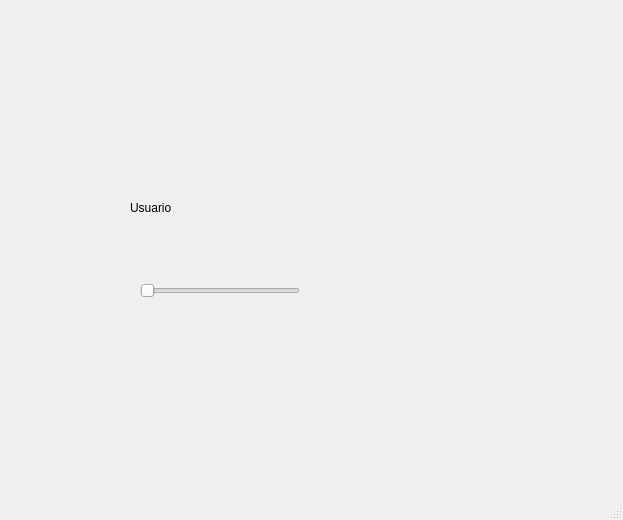
<?xml version="1.0" encoding="UTF-8"?>
<ui version="4.0">
 <class>MainWindow</class>
 <widget class="QMainWindow" name="MainWindow">
  <property name="geometry">
   <rect>
    <x>0</x>
    <y>0</y>
    <width>623</width>
    <height>520</height>
   </rect>
  </property>
  <property name="windowTitle">
   <string>MainWindow</string>
  </property>
  <widget class="QWidget" name="centralwidget">
   <widget class="QLabel" name="label">
    <property name="geometry">
     <rect>
      <x>10</x>
      <y>20</y>
      <width>241</width>
      <height>101</height>
     </rect>
    </property>
    <property name="text">
     <string/>
    </property>
    <property name="pixmap">
     <pixmap resource="../recursos.qrc">:/logo/Imagenes/logo uat.png</pixmap>
    </property>
    <property name="scaledContents">
     <bool>true</bool>
    </property>
   </widget>
   <widget class="QLabel" name="label_2">
    <property name="geometry">
     <rect>
      <x>370</x>
      <y>20</y>
      <width>231</width>
      <height>111</height>
     </rect>
    </property>
    <property name="text">
     <string/>
    </property>
    <property name="pixmap">
     <pixmap resource="../recursos.qrc">:/logo/Imagenes/logo fit.png</pixmap>
    </property>
    <property name="scaledContents">
     <bool>true</bool>
    </property>
   </widget>
   <widget class="QLabel" name="label_4">
    <property name="geometry">
     <rect>
      <x>530</x>
      <y>400</y>
      <width>81</width>
      <height>61</height>
     </rect>
    </property>
    <property name="text">
     <string/>
    </property>
    <property name="pixmap">
     <pixmap resource="../recursos.qrc">:/logo/Imagenes/logoCT.png</pixmap>
    </property>
    <property name="scaledContents">
     <bool>true</bool>
    </property>
   </widget>
   <widget class="QLabel" name="img_persona">
    <property name="geometry">
     <rect>
      <x>380</x>
      <y>190</y>
      <width>171</width>
      <height>141</height>
     </rect>
    </property>
    <property name="text">
     <string/>
    </property>
    <property name="pixmap">
     <pixmap resource="../recursos.qrc">:/logo/Imagenes/poncho.jpg</pixmap>
    </property>
    <property name="scaledContents">
     <bool>true</bool>
    </property>
   </widget>
   <widget class="QLabel" name="label_3">
    <property name="geometry">
     <rect>
      <x>130</x>
      <y>200</y>
      <width>55</width>
      <height>16</height>
     </rect>
    </property>
    <property name="text">
     <string>Usuario</string>
    </property>
   </widget>
   <widget class="QSlider" name="hs_persona">
    <property name="geometry">
     <rect>
      <x>140</x>
      <y>280</y>
      <width>160</width>
      <height>22</height>
     </rect>
    </property>
    <property name="orientation">
     <enum>Qt::Horizontal</enum>
    </property>
   </widget>
  </widget>
  <widget class="QMenuBar" name="menubar">
   <property name="geometry">
    <rect>
     <x>0</x>
     <y>0</y>
     <width>623</width>
     <height>26</height>
    </rect>
   </property>
  </widget>
  <widget class="QStatusBar" name="statusbar"/>
 </widget>
 <resources>
  <include location="../recursos.qrc"/>
 </resources>
 <connections/>
</ui>
